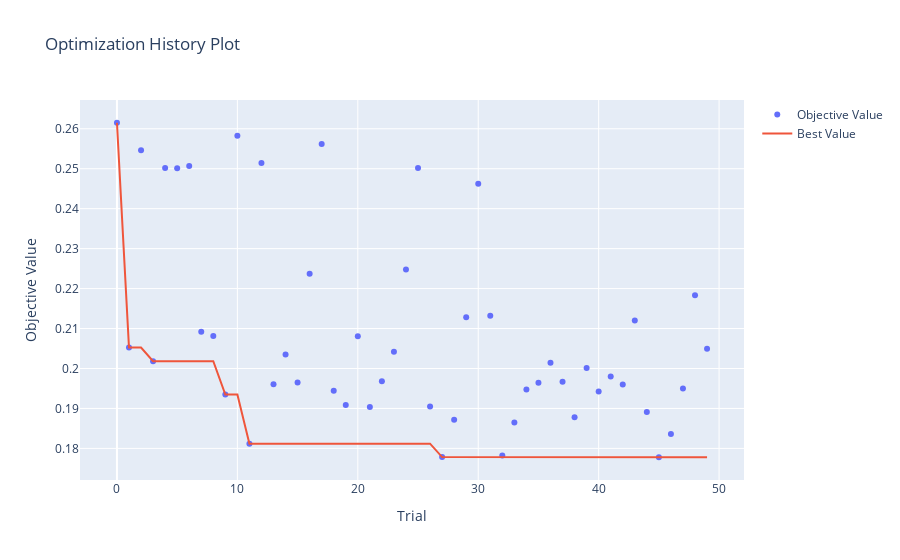
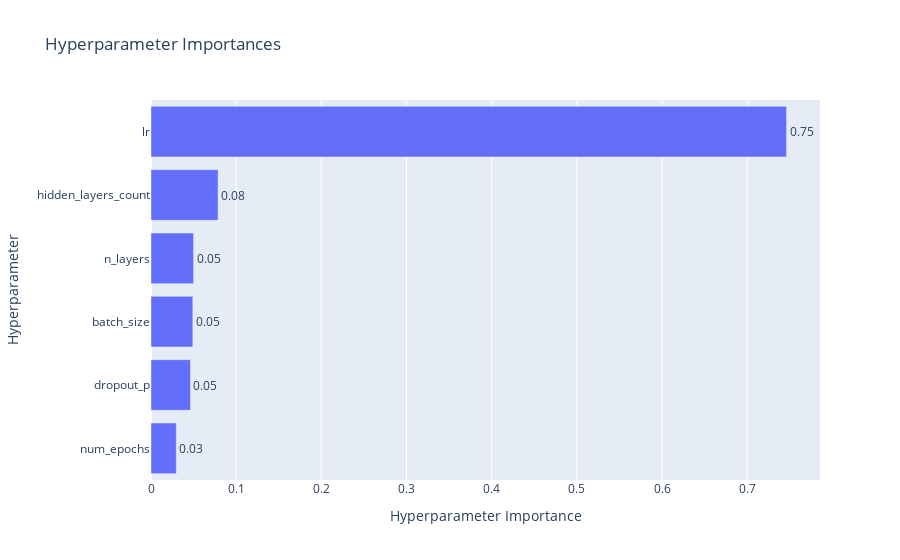
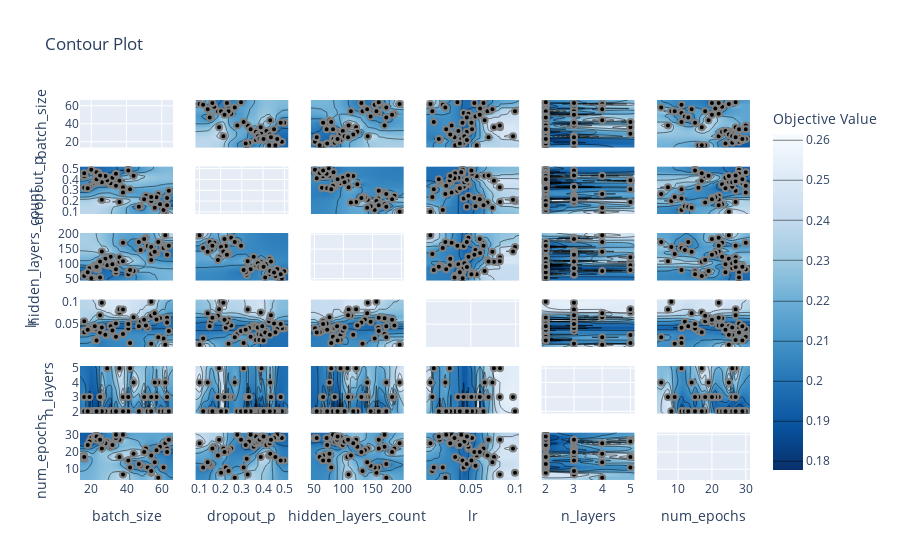
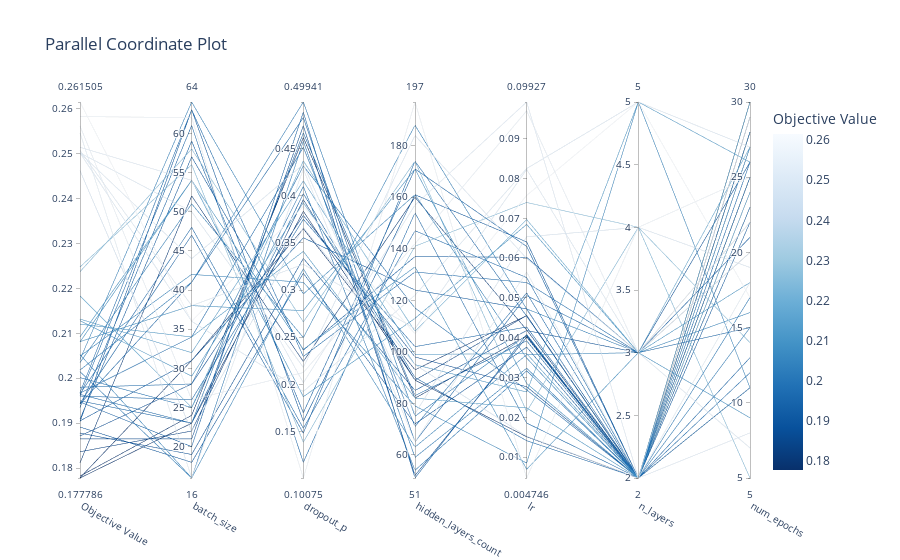

Source (notebook cell) for these figures, in order:
### Code cell
st = study_MLP

optuna.visualization.plot_optimization_history(st).show()
optuna.visualization.plot_param_importances(st).show()
optuna.visualization.plot_contour(st).show()
# 绘制平行坐标图
optuna.visualization.plot_parallel_coordinate(st).show()

optuna.visualization.plot_slice(st).show()
